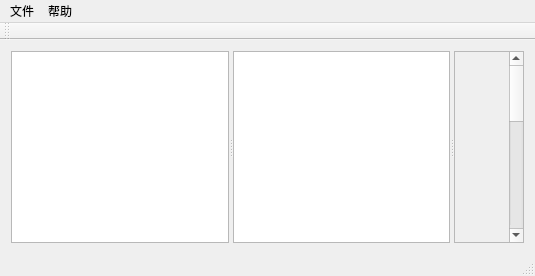
<?xml version="1.0" encoding="UTF-8"?>
<ui version="4.0">
 <class>MainWindow</class>
 <widget class="QMainWindow" name="MainWindow">
  <property name="sizePolicy">
   <sizepolicy hsizetype="Maximum" vsizetype="Maximum">
    <horstretch>0</horstretch>
    <verstretch>0</verstretch>
   </sizepolicy>
  </property>
  <property name="windowTitle">
   <string>MainWindow</string>
  </property>
  <widget class="QWidget" name="centralWidget">
   <layout class="QHBoxLayout" name="horizontalLayout">
    <item>
     <widget class="QSplitter" name="splitter">
      <property name="sizePolicy">
       <sizepolicy hsizetype="Expanding" vsizetype="Expanding">
        <horstretch>0</horstretch>
        <verstretch>0</verstretch>
       </sizepolicy>
      </property>
      <property name="orientation">
       <enum>Qt::Horizontal</enum>
      </property>
      <widget class="QTreeView" name="treeView"/>
      <widget class="QTableView" name="tableView">
       <property name="verticalScrollMode">
        <enum>QAbstractItemView::ScrollPerPixel</enum>
       </property>
       <property name="horizontalScrollMode">
        <enum>QAbstractItemView::ScrollPerPixel</enum>
       </property>
       <attribute name="verticalHeaderVisible">
        <bool>false</bool>
       </attribute>
      </widget>
      <widget class="QScrollArea" name="scrollArea">
       <property name="widgetResizable">
        <bool>true</bool>
       </property>
       <widget class="QWidget" name="scrollAreaWidgetContents">
        <property name="geometry">
         <rect>
          <x>0</x>
          <y>0</y>
          <width>183</width>
          <height>551</height>
         </rect>
        </property>
        <property name="minimumSize">
         <size>
          <width>0</width>
          <height>551</height>
         </size>
        </property>
       </widget>
      </widget>
     </widget>
    </item>
   </layout>
  </widget>
  <widget class="QMenuBar" name="menuBar">
   <property name="geometry">
    <rect>
     <x>0</x>
     <y>0</y>
     <width>1004</width>
     <height>23</height>
    </rect>
   </property>
   <widget class="QMenu" name="menu">
    <property name="title">
     <string>文件</string>
    </property>
    <addaction name="add"/>
    <addaction name="save"/>
    <addaction name="separator"/>
    <addaction name="menu_close"/>
   </widget>
   <widget class="QMenu" name="menu_2">
    <property name="title">
     <string>帮助</string>
    </property>
    <addaction name="action"/>
    <addaction name="separator"/>
    <addaction name="action_2"/>
   </widget>
   <addaction name="menu"/>
   <addaction name="menu_2"/>
  </widget>
  <widget class="QToolBar" name="mainToolBar">
   <attribute name="toolBarArea">
    <enum>TopToolBarArea</enum>
   </attribute>
   <attribute name="toolBarBreak">
    <bool>false</bool>
   </attribute>
  </widget>
  <widget class="QStatusBar" name="statusBar">
   <property name="enabled">
    <bool>true</bool>
   </property>
  </widget>
  <action name="action">
   <property name="text">
    <string>关于</string>
   </property>
  </action>
  <action name="action_2">
   <property name="text">
    <string>帮助</string>
   </property>
  </action>
  <action name="add">
   <property name="text">
    <string>添加文献</string>
   </property>
  </action>
  <action name="menu_close">
   <property name="text">
    <string>关闭</string>
   </property>
   <property name="shortcut">
    <string>Ctrl+Q</string>
   </property>
  </action>
  <action name="save">
   <property name="text">
    <string>保存</string>
   </property>
   <property name="shortcut">
    <string>Ctrl+S</string>
   </property>
  </action>
 </widget>
 <layoutdefault spacing="6" margin="11"/>
 <resources/>
 <connections/>
</ui>
